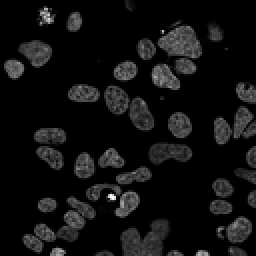
#> input picture Nikola/compressed_images_example/0047c984-bba6-11e8-b2ba-ac1f6b6435d0_blue.png, 128 x 128 px, found by its file name (shown 2 times larger)
$ python -i data_preprocessing.py   (imports and definitions only)
#> lines starting #> are read from the running program, lines starting #| are printed output that depends on the picture; after the words box and inside, x2 and y2 are one past the last pixel; in counts of white or black regions, pixels touching at a corner belong together
import numpy as np
import matplotlib.pyplot as plt
import skimage.filters
import scipy.ndimage
import skimage.feature
import skimage.transform
# [1 line not run here, left out]

DS_PATH = "../dataset/train/"


# [51 lines left out: functions plot_image_all_color_filters, otsu_thresholding, not called in this run]


def convert_to_binary_image(image_filename):
    """
    COnverting an image into a binary photo using li threshold

    :param image_filename: filename of the image
    :return: a binary photo
    """

    current_image = plt.imread(DS_PATH + image_filename)
#> current_image is the input picture: shape (128, 128) float32; min 0, max 1, mean 0.0661
    return np.array(current_image > skimage.filters.threshold_li(current_image))
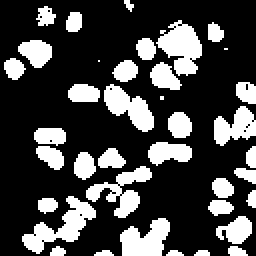
#> returned value: shape (128, 128) bool (shown 2 times larger); 26.9% white; 38 white regions (4 under 20 px), largest, box (x1, y1, x2, y2) and area: (11, 98, 48, 127) 393, (78, 10, 101, 38) 374, (43, 83, 76, 109) 332


# [64 lines left out: functions image_reduction, binary_opening, image_segmentation, not called in this run]


def optical_granulometry(image_filename):
    """
    Optical granulometry is the process of measuring the different grain sizes in a granular material

    :param image_filename: filename of the image
    """

    def disk_structure(n):
        """
        Defining a disc structure with a radius of 2*n+1

        :param n: size of disc
        :return: disc structure filled with boolean values
        """

        structure = np.zeros((2 * n + 1, 2 * n + 1))
        x, y = np.indices((2 * n + 1, 2 * n + 1))
        mask = (x - n) ** 2 + (y - n) ** 2 <= n ** 2
        structure[mask] = 1
        return structure.astype(bool)

    current_binary_image = convert_to_binary_image(image_filename)
    sizes = np.arange(1, 10, 1)
    granulo = [scipy.ndimage.binary_opening(current_binary_image, structure=disk_structure(n)).sum() for n in sizes]
#> granulo = [4288, 4009, 3599, 2660, 1227, 335, 191, 0, 0]
    # plotting the results from optical granulometry
    figure = plt.figure(figsize=(12, 4.4))
    figure.suptitle("Optical granulometry", fontsize=24)
    plt.subplot(121)
    plt.imshow(current_binary_image, cmap=plt.cm.gray)
    opened = scipy.ndimage.binary_opening(current_binary_image, structure=disk_structure(1))
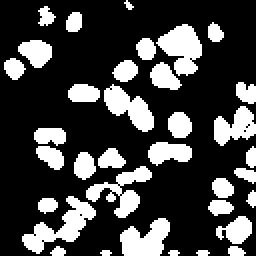
#> opened: shape (128, 128) bool (shown 2 times larger); 26.2% white; 35 white regions (4 under 20 px), largest, box (x1, y1, x2, y2) and area: (11, 98, 48, 127) 389, (78, 12, 101, 38) 352, (43, 83, 76, 109) 326
    opened_more = scipy.ndimage.binary_opening(current_binary_image, structure=disk_structure(4))
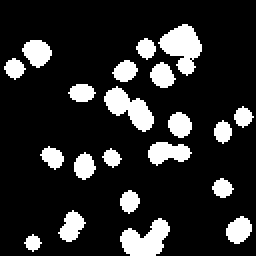
#> opened_more: shape (128, 128) bool (shown 2 times larger); 16.2% white; 21 white regions, largest, box (x1, y1, x2, y2) and area: (79, 12, 101, 38) 320, (60, 109, 85, 128) 293, (52, 43, 77, 66) 283
    plt.contour(opened, [0.5], colors='b', linewidths=1)
    plt.contour(opened_more, [0.5], colors='r', linewidths=1)
    plt.axis('off')
    plt.subplot(122)
    plt.plot(sizes, granulo, 'ok', ms=8)
    plt.subplots_adjust(wspace=0.02, hspace=0.15, top=0.95, bottom=0.15, left=0, right=0.95)
    plt.show()
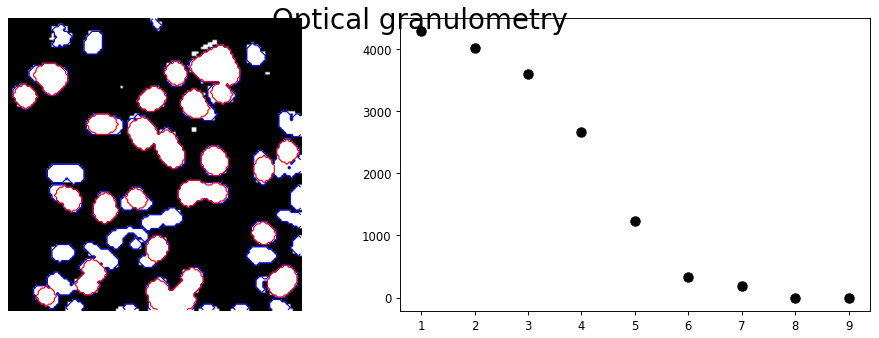
#> figure drawn by matplotlib, 2 panels


# [65 lines left out: functions canny_detection_of_edges, binary_hole_filling, adding_noise_to_image, not called in this run]


# [15 lines not run here, left out]

>>> result = optical_granulometry('../Nikola/compressed_images_example/0047c984-bba6-11e8-b2ba-ac1f6b6435d0_blue.png')

$ run again, on Nikola/compressed_images_example/0047c984-bba6-11e8-b2ba-ac1f6b6435d0_green.png
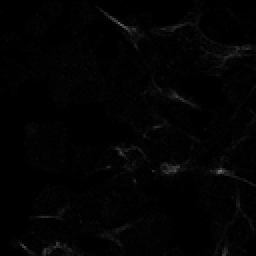
#> input picture Nikola/compressed_images_example/0047c984-bba6-11e8-b2ba-ac1f6b6435d0_green.png, 128 x 128 px, found by its file name (shown 2 times larger)
#> in convert_to_binary_image, current_image is the input picture: shape (128, 128) float32; min 0, max 0.431, mean 0.0112
#> in convert_to_binary_image, `return np.array(current_image > skimage.filters.threshold_li(current_i..`:
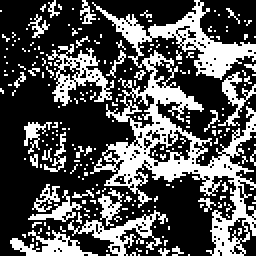
#> returned value: shape (128, 128) bool (shown 2 times larger); 33.1% white; 241 white regions (225 under 20 px), largest, box (x1, y1, x2, y2) and area: (45, 0, 128, 128) 2986, (23, 22, 57, 53) 375, (34, 105, 84, 128) 335
#> granulo = [3135, 1654, 646, 242, 81, 0, 0, 0, 0]
#> opened: shape (128, 128) bool; 19.1% white; 56 white regions (37 under 20 px), largest, box (x1, y1, x2, y2) and area: (54, 58, 128, 128) 915, (51, 2, 128, 39) 687, (70, 36, 102, 56) 206
#> opened_more: shape (128, 128) bool; 1.5% white; 3 white regions, box (x1, y1, x2, y2) and area: (102, 21, 120, 33) 144, (63, 13, 72, 22) 49, (80, 80, 89, 89) 49
#> in optical_granulometry, `plt.show()`:
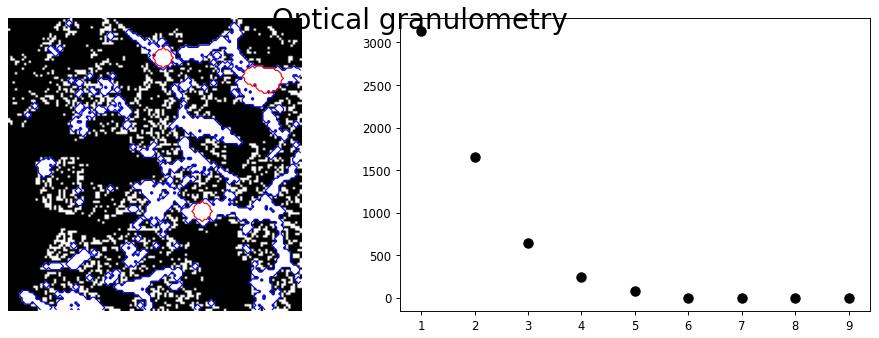
#> figure drawn by matplotlib, 2 panels

$ run again, on Nikola/compressed_images_example/0047c984-bba6-11e8-b2ba-ac1f6b6435d0_red.png
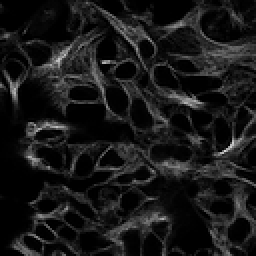
#> input picture Nikola/compressed_images_example/0047c984-bba6-11e8-b2ba-ac1f6b6435d0_red.png, 128 x 128 px, found by its file name (shown 2 times larger)
#> in convert_to_binary_image, current_image is the input picture: shape (128, 128) float32; min 0, max 0.847, mean 0.0933
#> in convert_to_binary_image, `return np.array(current_image > skimage.filters.threshold_li(current_i..`:
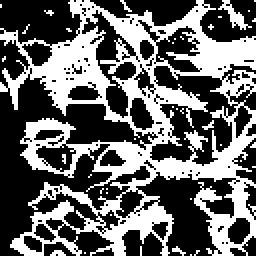
#> returned value: shape (128, 128) bool (shown 2 times larger); 40.2% white; 38 white regions (36 under 20 px), largest, box (x1, y1, x2, y2) and area: (0, 0, 128, 128) 6375, (109, 0, 126, 15) 78
#> granulo = [5258, 3785, 2479, 1409, 446, 281, 164, 0, 0]
#> opened: shape (128, 128) bool; 32.1% white; 48 white regions (25 under 20 px), largest, box (x1, y1, x2, y2) and area: (15, 0, 80, 56) 1186, (47, 55, 128, 96) 834, (80, 0, 128, 39) 650
#> opened_more: shape (128, 128) bool; 8.6% white; 10 white regions, largest, box (x1, y1, x2, y2) and area: (97, 18, 128, 38) 374, (20, 21, 43, 49) 296, (66, 102, 84, 117) 142
#> in optical_granulometry, `plt.show()`:
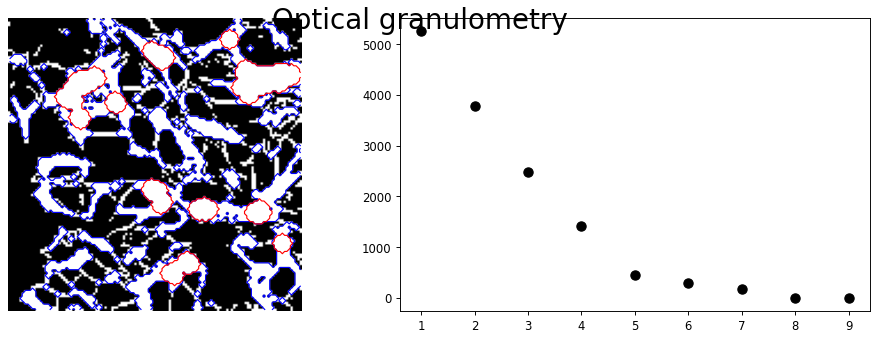
#> figure drawn by matplotlib, 2 panels
